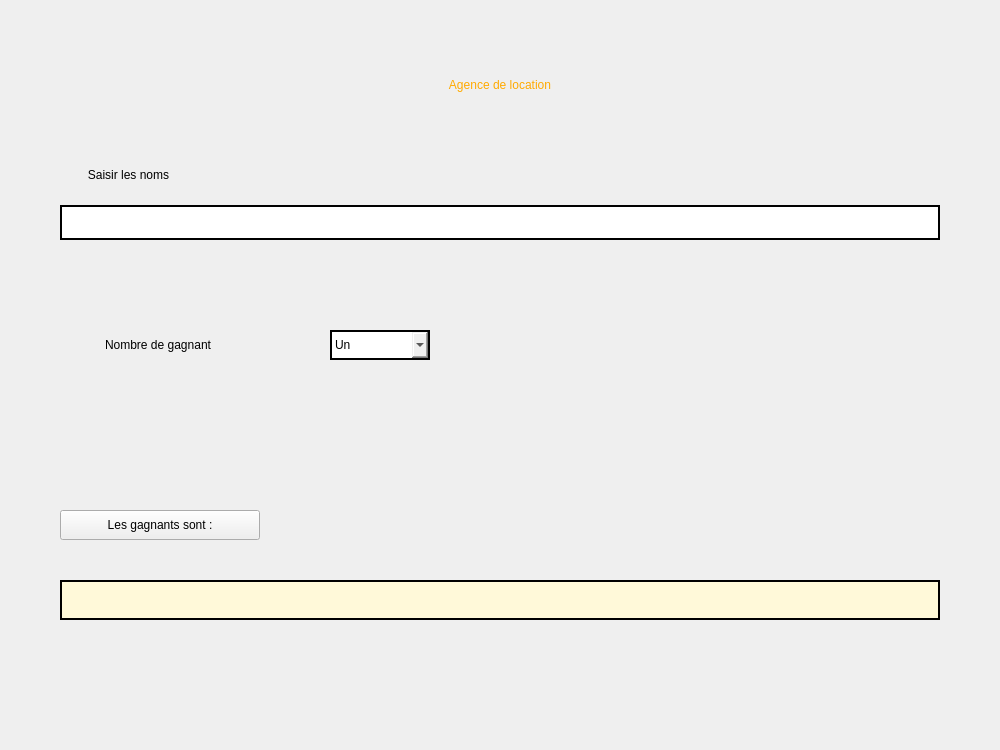
<?xml version="1.0" encoding="UTF-8"?>
<ui version="4.0">
 <class>Form</class>
 <widget class="QWidget" name="Form">
  <property name="geometry">
   <rect>
    <x>0</x>
    <y>0</y>
    <width>1000</width>
    <height>750</height>
   </rect>
  </property>
  <property name="windowTitle">
   <string>Form</string>
  </property>
  <widget class="QLabel" name="label">
   <property name="geometry">
    <rect>
     <x>350</x>
     <y>70</y>
     <width>300</width>
     <height>30</height>
    </rect>
   </property>
   <property name="styleSheet">
    <string notr="true">font: 75 12pt &quot;MS Shell Dlg 2&quot;;
color: rgb(255, 170, 0);</string>
   </property>
   <property name="text">
    <string>Agence de location</string>
   </property>
   <property name="alignment">
    <set>Qt::AlignCenter</set>
   </property>
  </widget>
  <widget class="QLabel" name="label_2">
   <property name="geometry">
    <rect>
     <x>58</x>
     <y>160</y>
     <width>141</width>
     <height>30</height>
    </rect>
   </property>
   <property name="styleSheet">
    <string notr="true">font: 75 12pt &quot;MS Shell Dlg 2&quot;;</string>
   </property>
   <property name="text">
    <string>Saisir les noms</string>
   </property>
   <property name="alignment">
    <set>Qt::AlignCenter</set>
   </property>
  </widget>
  <widget class="QLineEdit" name="lineEdit">
   <property name="geometry">
    <rect>
     <x>60</x>
     <y>205</y>
     <width>880</width>
     <height>35</height>
    </rect>
   </property>
   <property name="styleSheet">
    <string notr="true">border: 2px solid black;
font: 12pt &quot;MS Shell Dlg 2&quot;;</string>
   </property>
   <property name="alignment">
    <set>Qt::AlignCenter</set>
   </property>
  </widget>
  <widget class="QLabel" name="label_3">
   <property name="geometry">
    <rect>
     <x>58</x>
     <y>330</y>
     <width>200</width>
     <height>30</height>
    </rect>
   </property>
   <property name="styleSheet">
    <string notr="true">font: 75 12pt &quot;MS Shell Dlg 2&quot;;</string>
   </property>
   <property name="text">
    <string>Nombre de gagnant</string>
   </property>
   <property name="alignment">
    <set>Qt::AlignCenter</set>
   </property>
  </widget>
  <widget class="QComboBox" name="comboBox">
   <property name="geometry">
    <rect>
     <x>330</x>
     <y>330</y>
     <width>100</width>
     <height>30</height>
    </rect>
   </property>
   <property name="styleSheet">
    <string notr="true">border: 2px solid black;</string>
   </property>
   <item>
    <property name="text">
     <string>Un</string>
    </property>
   </item>
   <item>
    <property name="text">
     <string>Deux</string>
    </property>
   </item>
   <item>
    <property name="text">
     <string>Trois</string>
    </property>
   </item>
  </widget>
  <widget class="QPushButton" name="pushButton">
   <property name="geometry">
    <rect>
     <x>60</x>
     <y>510</y>
     <width>200</width>
     <height>30</height>
    </rect>
   </property>
   <property name="styleSheet">
    <string notr="true">font: 11pt &quot;MS Shell Dlg 2&quot;;</string>
   </property>
   <property name="text">
    <string>Les gagnants sont :</string>
   </property>
  </widget>
  <widget class="QLabel" name="resultLabel">
   <property name="geometry">
    <rect>
     <x>60</x>
     <y>580</y>
     <width>880</width>
     <height>40</height>
    </rect>
   </property>
   <property name="styleSheet">
    <string notr="true">font: 75 12pt &quot;MS Shell Dlg 2&quot;;
background-color: rgb(255, 249, 217);
border: 2px solid black;</string>
   </property>
   <property name="text">
    <string/>
   </property>
   <property name="alignment">
    <set>Qt::AlignCenter</set>
   </property>
  </widget>
 </widget>
 <resources/>
 <connections/>
</ui>
